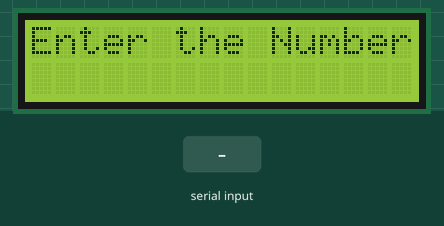
Recording of a sketch running on a simulated Arduino Uno, built with avr-gcc and run on an emulated ATmega328P. Shown: 16×2 character LCD. The inputs (shaded band) are chosen by the test bench.

Above: at 1.2 s.
1.3 s: "90,45\n" received over Serial
At 1.7 s:
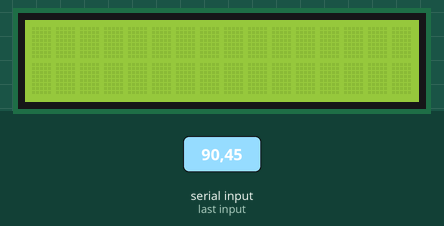
At 2.9 s:
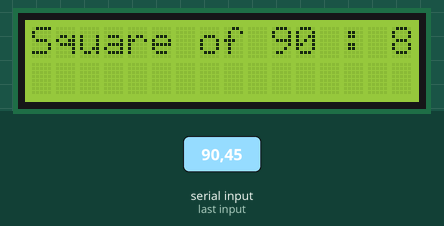
Timing chart, 0 to 4.4 s (numbered marks = the images above; inputs shaded):
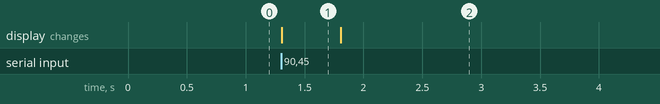

The sketch:

13_Number-square.ino
```cpp
#include <LiquidCrystal.h>
int num;
String s;

LiquidCrystal lcd1(6,7,2,3,4,5);     //lcd object
void setup()
{
  lcd1.begin(16, 2);        //Initialize the LCD screen
  lcd1.print("Enter the Number");
  Serial.begin(9600);

}

void loop()
{
  if(Serial.available()){
    num = Serial.parseInt();
    lcd1.clear();
    delay(500);
        // Set the cursor position to the first row
    lcd1.setCursor(0, 0);
    s="Square of "+ String(num)+" : "+(num*num);
    lcd1.print(s);
    delay(10000);
    lcd1.clear();
    lcd1.setCursor(0, 0);
    lcd1.print("Enter the Number");
 }
}
```

Measured:
- after the input at 1.3 s, the display: changes at once (image 1)
- what the display in image 1 shows lasts 0.5 s, from 1.3 s to 1.8 s
